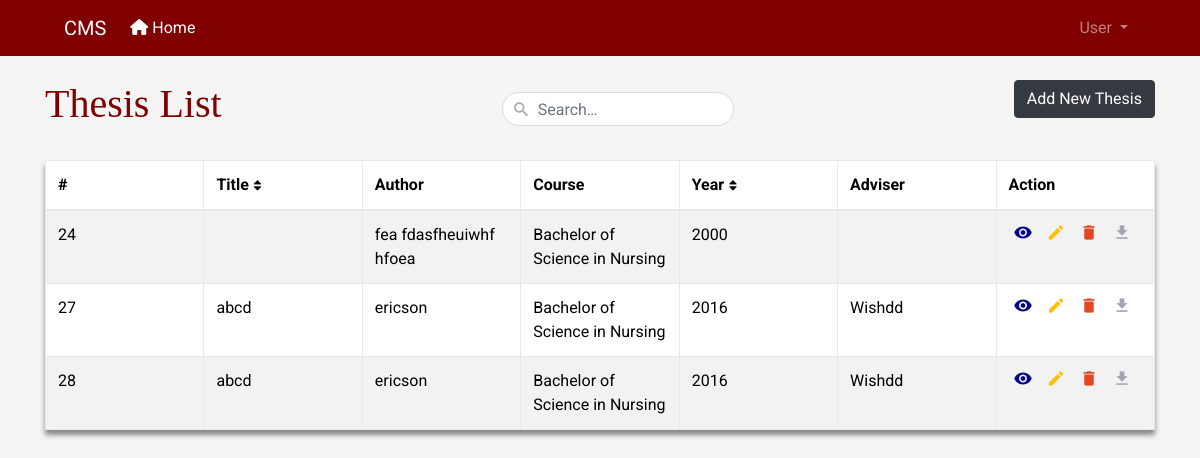
The page / on the database its author committed.
### tables this page shows
CREATE TABLE `thesis` (
  `id` int(11) NOT NULL,
  `title` varchar(255) NOT NULL,
  `author` varchar(128) NOT NULL,
  `course` varchar(128) NOT NULL,
  `year` year(4) NOT NULL,
  `adviser` varchar(128) NOT NULL,
  `abstract` text NOT NULL,
  `file` text NOT NULL,
  `upload_date` date NOT NULL DEFAULT current_timestamp()
);

### index.php (the view, shortened to what this page needs)
<?php
include 'includes/header.php';
?>
<body>
    <div class="container ">
        <header class = "d-flex justify-content-between my-4">
            <h1 class = "top" >Thesis List</h1>
            <div class="search-box">
                <i class="material-icons">&#xE8B6;</i>
                <input type="text" id="search-input" class="form-control" placeholder="Search&hellip;">
            </div>
            <div>
                <a href="create.php" class = "btn btn-dark">Add New Thesis</a>
            </div>
        </header>
        <table id="thesis-table" class="table table-striped table-hover table-bordered">
            <thead>
                <tr>
                    <th>#</th>
                    <th>Title<i class="fa fa-sort"></i></th>
                    <th>Author</th>
                    <th>Course</th>
                    <th>Year<i class="fa fa-sort"></i></th>
                    <th>Adviser</th>
                    <th>Action</th>
                </tr>
            </thead>
            <tbody>
                <?php
                include("includes/connect.php");
                $sql =  "SELECT * FROM thesis";
                $result = mysqli_query($conn, $sql);
                while($row = mysqli_fetch_array($result)){
                    ?>
                        <tr>
                            <td><?php echo $row["id"];?></td>
                            <td><?php echo $row["title"];?></td>
                            <td><?php echo $row["author"];?></td>
                            <td><?php echo $row["course"];?></td>
                            <td><?php echo $row["year"];?></td>
                            <td><?php echo $row["adviser"];?></td>
                            <td>
                                <a href="view.php?id=<?php echo $row["id"]; ?>" class="view" title="View More"><i class="material-icons">&#xE417;</i></a>
                                <a href="edit.php?id=<?php echo $row["id"]; ?>" class="edit" title="Edit"><i class="material-icons">&#xE254;</i></a>
                                <a href="delete.php?id=<?php echo $row["id"]; ?>" class="delete" title="Delete"><i class="material-icons">&#xE872;</i></a>
                                <a href="download.php?id=<?php echo $row["id"]; ?>" class="download" title="Download"><i class="material-icons">&#xE2C4;</i></a>
                            </td>
                        </tr>
                    <?php
                }
                ?>
            </tbody>
        </table>
    </div>
</body>
</html>

### header.php (shortened to what this page needs)
<!DOCTYPE html>
<html lang="en">
<head>
    <link rel="stylesheet" href="https://cdnjs.cloudflare.com/ajax/libs/font-awesome/6.1.1/css/all.min.css">
    <link rel="stylesheet" href="https://cdn.jsdelivr.net/npm/bootstrap@5.3.2/dist/css/bootstrap.min.css">
    <link rel="stylesheet" href="https://stackpath.bootstrapcdn.com/bootstrap/4.5.0/css/bootstrap.min.css">
    <link rel="stylesheet" href="https://maxcdn.bootstrapcdn.com/font-awesome/4.7.0/css/font-awesome.min.css">
    <link rel="stylesheet" href="./css/index.css">
</head>

### index.css (style rules this page uses)
body { color: #566787; background: #f5f5f5; font-family: 'Roboto', sans-serif; }
.search-box { position: relative; float: right; padding-top: 12px; }
.search-box input { height: 34px; border-radius: 20px; padding-left: 35px; border-color: #ddd; box-shadow: none; }
.search-box i { color: #a0a5b1; position: absolute; font-size: 19px; top: 8px; left: 10px; padding-top: 12px; }
table.table tr th, table.table tr td { border-color: #e9e9e9; }
table.table-striped tbody tr:nth-of-type(odd) { background-color: #fcfcfc; }
table.table th i { font-size: 13px; margin: 0 5px; cursor: pointer; }
table.table td:last-child { width: 130px; }
table.table td a { color: #a0a5b1; display: inline-block; margin: 0 5px; }
table.table td a.view { color: #00008B; }
table.table td a.edit { color: #FFC107; }
table.table td a.delete { color: #E34724; }
table.table td i { font-size: 19px; }
.d-flex { color: #800000; }
.table { padding:50px; border: 1px solid; box-shadow: 0px 5px 5px 0px #888888; }
.top { font-family: fantasy; }
table.table td { max-width: 220px; word-break: break-word; overflow-wrap: break-word; }
#thesis-table { table-layout: fixed; }

### rows shown on the page
thesis: id "24", author "fea fdasfheuiwhf hfoea", course "Bachelor of Science in Nursing", year "2000"
thesis: id "27", title "abcd", author "ericson", course "Bachelor of Science in Nursing", year "2016", adviser "Wishdd"
thesis: id "28", title "abcd", author "ericson", course "Bachelor of Science in Nursing", year "2016", adviser "Wishdd"
